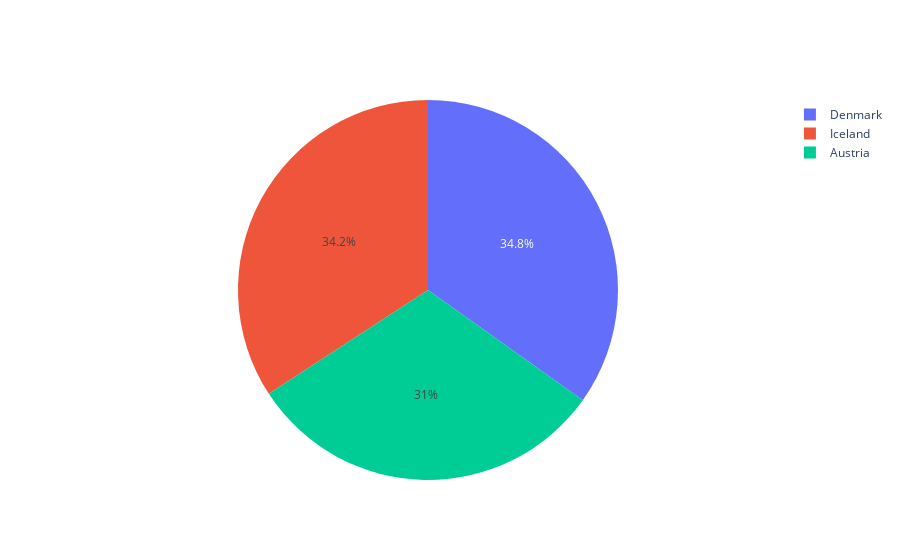

Notebook code for this chart:
### Code cell
labels = top3ed.Country
values = top3ed.EducationIndex

fig = go.Figure(data=[go.Pie(labels=labels, values=values)])
fig.show()

### Figure 1 — Plotly figure (JSON) as saved in the notebook; plotly's stock layout.template omitted (floating-point values rounded to 4 significant figures)
{"data": [{"labels": ["Iceland", "Denmark", "Austria"], "type": "pie", "values": [0.906, 0.923, 0.82]}], "layout": {}}
